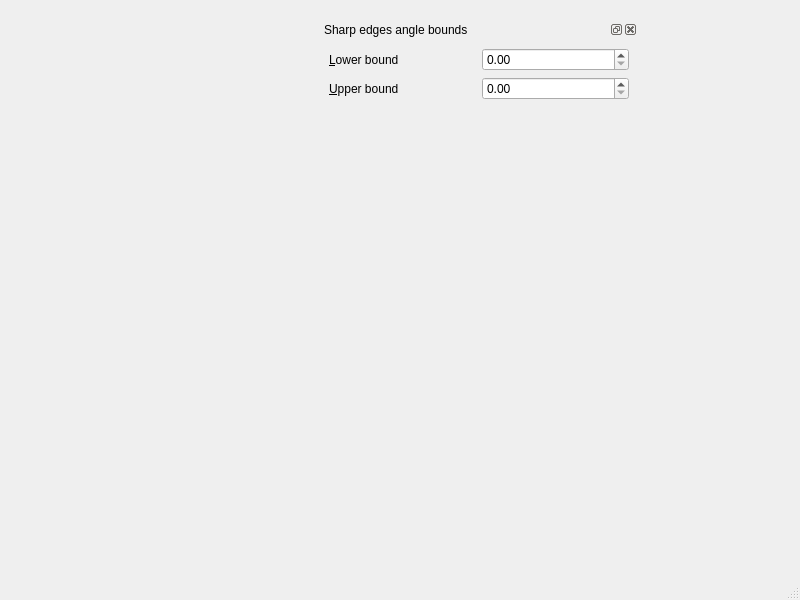
<ui version="4.0" >
 <class>MainWindow</class>
 <widget class="QMainWindow" name="MainWindow" >
  <property name="geometry" >
   <rect>
    <x>0</x>
    <y>0</y>
    <width>800</width>
    <height>600</height>
   </rect>
  </property>
  <property name="windowTitle" >
   <string>MainWindow</string>
  </property>
  <widget class="QWidget" name="centralwidget" >
   <widget class="QDockWidget" name="boundsWidget" >
    <property name="geometry" >
     <rect>
      <x>320</x>
      <y>20</y>
      <width>318</width>
      <height>488</height>
     </rect>
    </property>
    <property name="windowTitle" >
     <string>Sharp edges angle bounds</string>
    </property>
    <widget class="QWidget" name="dockWidgetContents" >
     <layout class="QVBoxLayout" >
      <item>
       <layout class="QGridLayout" >
        <item row="0" column="0" >
         <widget class="QLabel" name="label" >
          <property name="text" >
           <string>&amp;Lower bound</string>
          </property>
          <property name="buddy" >
           <cstring>angle_lower_bound</cstring>
          </property>
         </widget>
        </item>
        <item row="0" column="1" >
         <widget class="QDoubleSpinBox" name="angle_lower_bound" >
          <property name="maximum" >
           <double>180.000000000000000</double>
          </property>
         </widget>
        </item>
        <item row="1" column="0" >
         <widget class="QLabel" name="label_2" >
          <property name="text" >
           <string>&amp;Upper bound</string>
          </property>
          <property name="buddy" >
           <cstring>angle_upper_bound</cstring>
          </property>
         </widget>
        </item>
        <item row="1" column="1" >
         <widget class="QDoubleSpinBox" name="angle_upper_bound" >
          <property name="maximum" >
           <double>180.000000000000000</double>
          </property>
         </widget>
        </item>
       </layout>
      </item>
      <item>
       <spacer>
        <property name="orientation" >
         <enum>Qt::Vertical</enum>
        </property>
        <property name="sizeHint" >
         <size>
          <width>20</width>
          <height>40</height>
         </size>
        </property>
       </spacer>
      </item>
     </layout>
    </widget>
   </widget>
  </widget>
  <widget class="QMenuBar" name="menubar" >
   <property name="geometry" >
    <rect>
     <x>0</x>
     <y>0</y>
     <width>800</width>
     <height>31</height>
    </rect>
   </property>
  </widget>
  <widget class="QStatusBar" name="statusbar" />
 </widget>
 <resources/>
 <connections/>
</ui>
